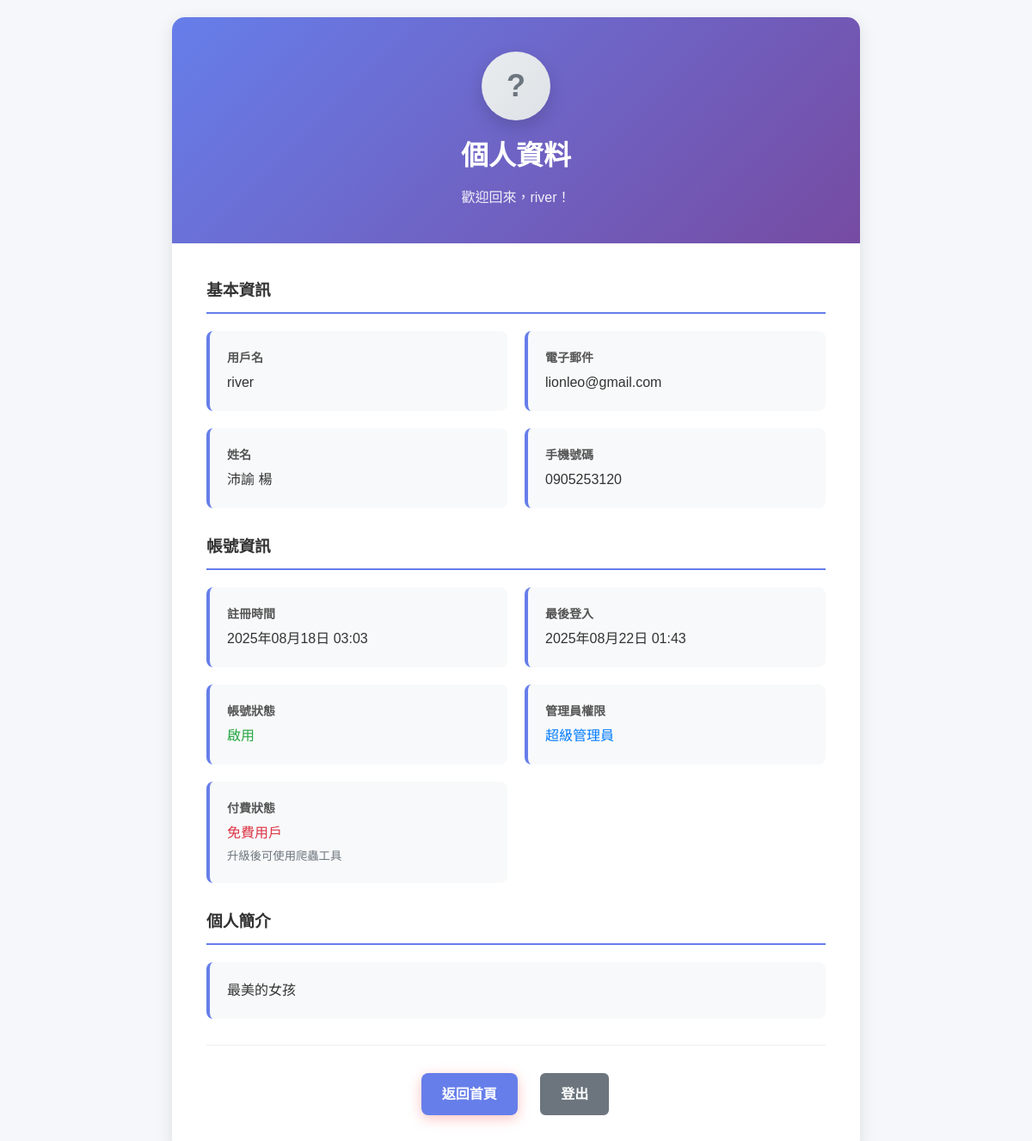
Page /accounts/profile/ (signed in) on the earlier database version.
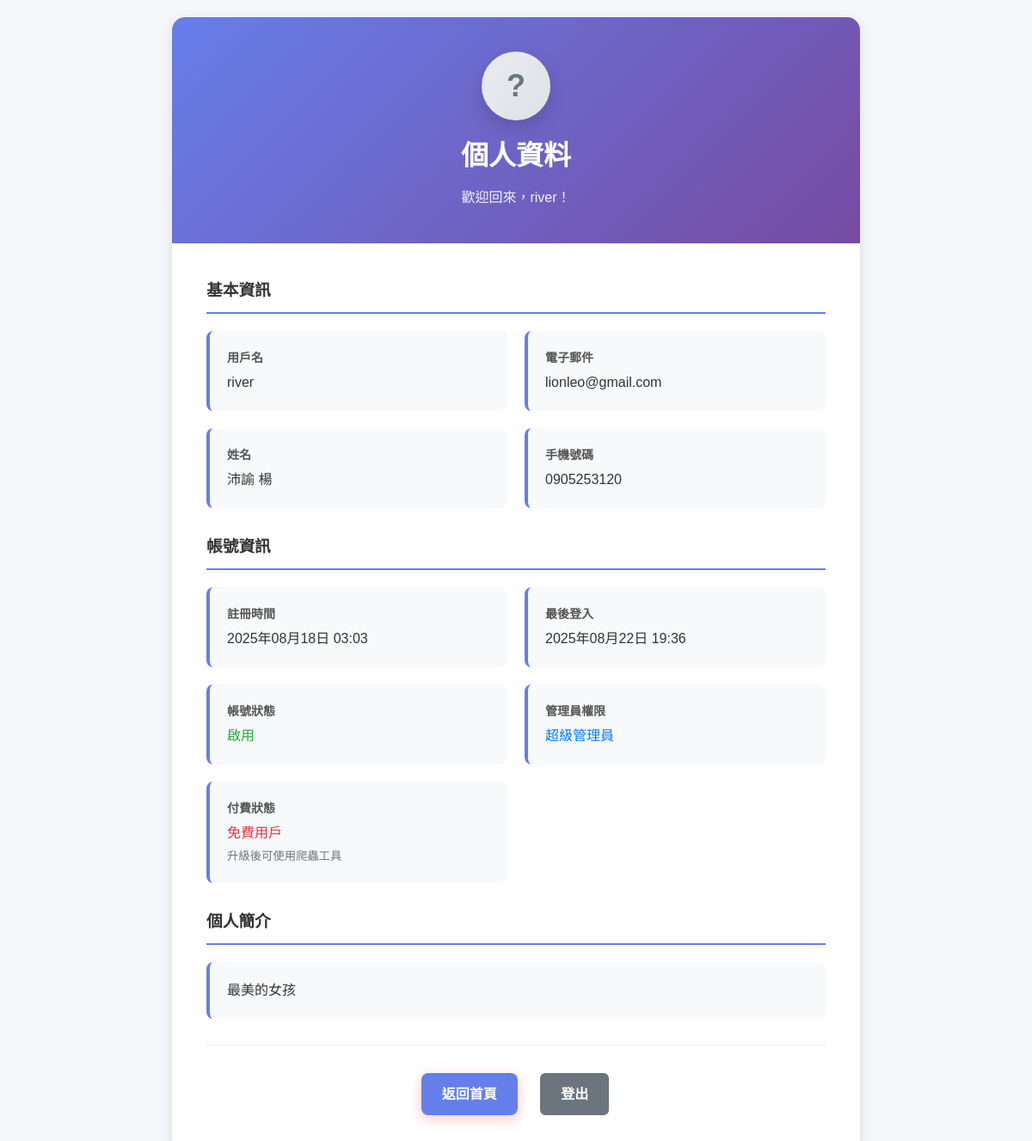
Same page on the later database version.
### Accounts/models.py (models this page shows, shortened)
class User(AbstractUser):
    email = models.EmailField(unique=True, verbose_name='電子郵件')
    phone = models.CharField(max_length=15, blank=True, null=True, verbose_name='手機號碼')
    avatar = models.ImageField(upload_to=avatar_upload_to, blank=True, null=True, verbose_name='頭像')
    bio = models.TextField(max_length=500, blank=True, verbose_name='個人簡介')
    is_premium = models.BooleanField(default=False, verbose_name='付費用戶')
    premium_expires_at = models.DateTimeField(blank=True, null=True, verbose_name='付費到期時間')
    date_joined = models.DateTimeField(default=timezone.now, verbose_name='註冊時間')
    last_login = models.DateTimeField(auto_now=True, verbose_name='最後登入')
    class Meta:
        verbose_name = '用戶'
        verbose_name_plural = '用戶'
    @property
    def is_premium_active(self):
        if not self.is_premium:
            return False
        if self.premium_expires_at and self.premium_expires_at < timezone.now():
            return False
        return True

### Accounts/views.py (the view)
# urls.py: path('profile/', views.profile, name='profile'),
@login_required
def profile(request):
    signer = TimestampSigner()
    avatar_url = None
    if request.user.avatar:
        token = signer.sign(f"{request.user.id}:{request.user.avatar.name}")
        avatar_url = reverse('Accounts:avatar', args=[request.user.id, token])
    return render(request, 'Accounts/profile.html', {
        'user': request.user,
        'avatar_url': avatar_url,
    })

### Accounts/templates/Accounts/profile.html (shortened to what the changed rows need)
{% load static %}
<!DOCTYPE html>
<html lang="zh-TW">
<head>
    <link rel="stylesheet" href="{% static 'home/css/home.css' %}">
    <link rel="stylesheet" href="{% static 'Accounts/css/profile.css' %}">
</head>
<body>
    <div class="profile-container">
        <div class="profile-card">
            <div class="profile-header">
                <div class="avatar-container">
                    {% if avatar_url %}
                        <img src="{{ avatar_url }}" alt="{{ user.username }} 的頭貼" class="avatar-image">
                    {% else %}
                        <div class="avatar-placeholder">?</div>
                    {% endif %}
                </div>
                <h1>個人資料</h1>
                <p>歡迎回來，{{ user.username }}！</p>
            </div>
            <div class="profile-content">
                <div class="profile-section">
                    <div class="profile-info">
                        <div class="info-item">
                            <div class="info-label">用戶名</div>
                            <div class="info-value">{{ user.username }}</div>
                        </div>
                        <div class="info-item">
                            <div class="info-label">電子郵件</div>
                            <div class="info-value">{{ user.email|default:"未設定" }}</div>
                        </div>
                        <div class="info-item">
                            <div class="info-label">姓名</div>
                            <div class="info-value">
                                {% if user.first_name or user.last_name %}
                                    {{ user.first_name }} {{ user.last_name }}
                                {% else %}
                                    未設定
                                {% endif %}
                            </div>
                        </div>
                        <div class="info-item">
                            <div class="info-label">手機號碼</div>
                            <div class="info-value">{{ user.phone|default:"未設定" }}</div>
                        </div>
                    </div>
                </div>
                <div class="profile-section">
                    <div class="profile-info">
                        <div class="info-item">
                            <div class="info-label">註冊時間</div>
                            <div class="info-value">{{ user.date_joined|date:"Y年m月d日 H:i" }}</div>
                        </div>
                        <div class="info-item">
                            <div class="info-label">最後登入</div>
                            <div class="info-value">{{ user.last_login|date:"Y年m月d日 H:i" }}</div>
                        </div>
                    </div>
                </div>
                {% if user.bio %}
                <div class="profile-section">
                    <h3>個人簡介</h3>
                    <div class="info-item">
                        <div class="info-value">{{ user.bio }}</div>
                    </div>
                </div>
                {% endif %}
            </div>
        </div>
    </div>
</body>
</html>

Differences in the rows shown:
changed User "river": last_login "2025年08月22日 01:43" → "2025年08月22日 19:36"
